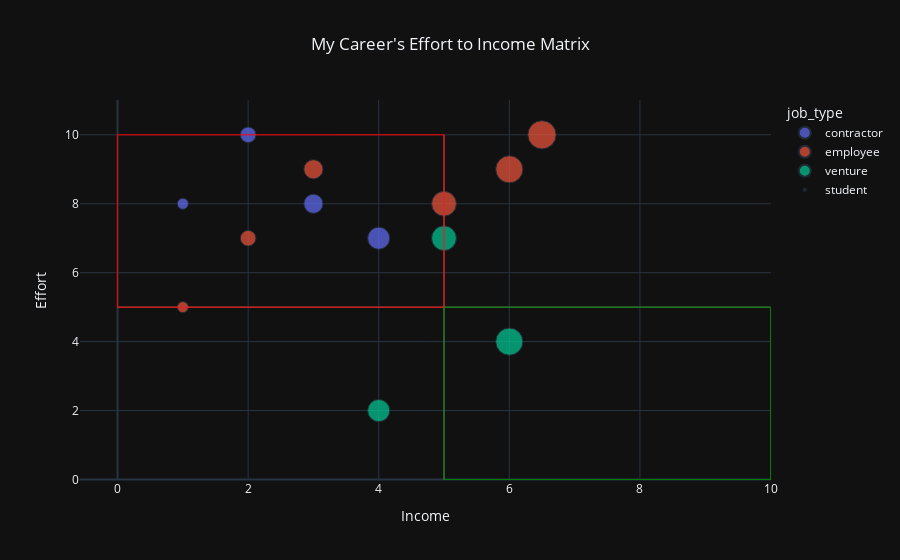

Source (notebook cell):
### Code cell
import plotly.express as px


# Scatter plot using Plotly
fig = px.scatter(
    df, 
    x='income', 
    y='effort', 
    color='job_type', 
    hover_name='job_title', 
    # animation_frame='year',
    size='income',
    template='plotly_dark',
    title='My Career\'s Effort to Income Matrix'
    )

# Layout customization
fig.update_layout(
    title={
        'text': 'My Career\'s Effort to Income Matrix',
        'x': 0.5, # title centered
        'xanchor': 'center' # title centered
    },
    xaxis_title='Income',
    yaxis_title='Effort',
    shapes=[
        dict(
            type='line',
            x0=0,
            x1=10,
            y0=5,
            y1=5,
            line=dict(color='gray', width=1)
        ),
        dict(
            type='line',
            x0=5,
            x1=5,
            y0=0,
            y1=10,
            line=dict(color='gray', width=1)
        )
    ]
)

fig.add_shape(
    type='rect',
    x0=0,
    y0=5,
    x1=5,
    y1=10,
    line=dict(color='red', width=1), # Adjust the width for the outline
    fillcolor='rgba(0,0,0,0)' # Set fill color to transparent
)
fig.add_shape(
    type='rect',
    x0=5,
    y0=0,
    x1=10,
    y1=5,
    line=dict(color='green', width=1), # Adjust the width for the outline
    fillcolor='rgba(0,0,0,0)' # Set fill color to transparent
)

fig.update_traces(marker=dict(size=10), selector=dict(mode='markers+lines'), frame=True)


fig.show()

### Figure 1 — Plotly figure (JSON) as saved in the notebook; plotly's stock layout.template omitted (floating-point values rounded to 4 significant figures)
{"data": [{"hovertemplate": "<b>%{hovertext}</b><br><br>job_type=contractor<br>income=%{marker.size}<br>effort=%{y}<extra></extra>", "hovertext": ["farm hand", "warehouse worker", "web designer", "seo contractor"], "legendgroup": "contractor", "marker": {"color": "#636efa", "size": [1, 2, 3, 4], "sizemode": "area", "sizeref": 0.01625, "symbol": "circle"}, "mode": "markers", "name": "contractor", "orientation": "v", "showlegend": true, "type": "scatter", "x": [1, 2, 3, 4], "xaxis": "x", "y": [8, 10, 8, 7], "yaxis": "y"}, {"hovertemplate": "<b>%{hovertext}</b><br><br>job_type=employee<br>income=%{marker.size}<br>effort=%{y}<extra></extra>", "hovertext": ["pizza delivery", "conservation worker", "demolition", "marketing specialist", "marketing analyst", "sr. analyst"], "legendgroup": "employee", "marker": {"color": "#EF553B", "size": [1, 2, 3, 5, 6, 6.5], "sizemode": "area", "sizeref": 0.01625, "symbol": "circle"}, "mode": "markers", "name": "employee", "orientation": "v", "showlegend": true, "type": "scatter", "x": [1, 2, 3, 5, 6, 6.5], "xaxis": "x", "y": [5, 7, 9, 8, 9, 10], "yaxis": "y"}, {"hovertemplate": "<b>%{hovertext}</b><br><br>job_type=venture<br>income=%{marker.size}<br>effort=%{y}<extra></extra>", "hovertext": ["spirit wear maker", "e-commerce founder", "api developer"], "legendgroup": "venture", "marker": {"color": "#00cc96", "size": [4, 5, 6], "sizemode": "area", "sizeref": 0.01625, "symbol": "circle"}, "mode": "markers", "name": "venture", "orientation": "v", "showlegend": true, "type": "scatter", "x": [4, 5, 6], "xaxis": "x", "y": [2, 7, 4], "yaxis": "y"}, {"hovertemplate": "<b>%{hovertext}</b><br><br>job_type=student<br>income=%{marker.size}<br>effort=%{y}<extra></extra>", "hovertext": ["hoosier"], "legendgroup": "student", "marker": {"color": "#ab63fa", "size": [0], "sizemode": "area", "sizeref": 0.01625, "symbol": "circle"}, "mode": "markers", "name": "student", "orientation": "v", "showlegend": true, "type": "scatter", "x": [0], "xaxis": "x", "y": [10], "yaxis": "y"}], "layout": {"legend": {"itemsizing": "constant", "title": {"text": "job_type"}, "tracegroupgap": 0}, "shapes": [{"line": {"color": "gray", "width": 1}, "type": "line", "x0": 0, "x1": 10, "y0": 5, "y1": 5}, {"line": {"color": "gray", "width": 1}, "type": "line", "x0": 5, "x1": 5, "y0": 0, "y1": 10}, {"fillcolor": "rgba(0,0,0,0)", "line": {"color": "red", "width": 1}, "type": "rect", "x0": 0, "x1": 5, "y0": 5, "y1": 10}, {"fillcolor": "rgba(0,0,0,0)", "line": {"color": "green", "width": 1}, "type": "rect", "x0": 5, "x1": 10, "y0": 0, "y1": 5}], "title": {"text": "My Career's Effort to Income Matrix", "x": 0.5, "xanchor": "center"}, "xaxis": {"anchor": "y", "domain": [0, 1], "title": {"text": "Income"}}, "yaxis": {"anchor": "x", "domain": [0, 1], "title": {"text": "Effort"}}}}
